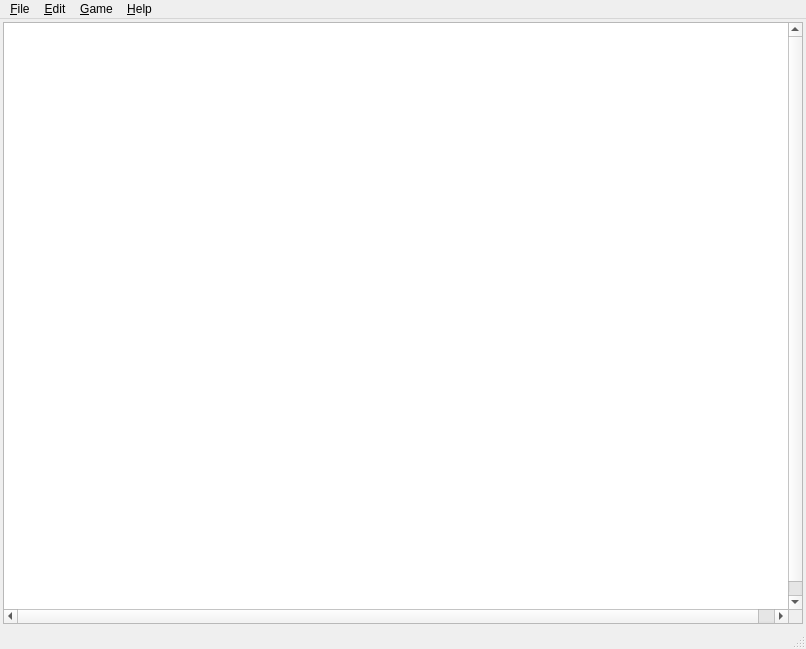
<?xml version="1.0" encoding="UTF-8"?>
<ui version="4.0">
 <class>MainWindow</class>
 <widget class="QMainWindow" name="MainWindow">
  <property name="geometry">
   <rect>
    <x>0</x>
    <y>0</y>
    <width>806</width>
    <height>649</height>
   </rect>
  </property>
  <property name="windowTitle">
   <string>GameOfLife</string>
  </property>
  <widget class="QWidget" name="centralwidget">
   <layout class="QGridLayout" name="gridLayout">
    <property name="leftMargin">
     <number>3</number>
    </property>
    <property name="topMargin">
     <number>3</number>
    </property>
    <property name="rightMargin">
     <number>3</number>
    </property>
    <property name="bottomMargin">
     <number>3</number>
    </property>
    <item row="0" column="0">
     <widget class="Viewer" name="viewer">
      <property name="minimumSize">
       <size>
        <width>300</width>
        <height>300</height>
       </size>
      </property>
      <property name="verticalScrollBarPolicy">
       <enum>Qt::ScrollBarAsNeeded</enum>
      </property>
      <property name="horizontalScrollBarPolicy">
       <enum>Qt::ScrollBarAsNeeded</enum>
      </property>
      <property name="sceneRect">
       <rectf>
        <x>0.000000000000000</x>
        <y>0.000000000000000</y>
        <width>800.000000000000000</width>
        <height>600.000000000000000</height>
       </rectf>
      </property>
      <property name="renderHints">
       <set>QPainter::Antialiasing|QPainter::TextAntialiasing</set>
      </property>
     </widget>
    </item>
   </layout>
  </widget>
  <widget class="QMenuBar" name="menubar">
   <property name="geometry">
    <rect>
     <x>0</x>
     <y>0</y>
     <width>806</width>
     <height>22</height>
    </rect>
   </property>
   <widget class="QMenu" name="menu_Help">
    <property name="title">
     <string>&amp;Help</string>
    </property>
    <addaction name="action_about"/>
    <addaction name="action_about_qt"/>
   </widget>
   <widget class="QMenu" name="menu_datei">
    <property name="title">
     <string>&amp;File</string>
    </property>
    <addaction name="action_schliessen"/>
   </widget>
   <widget class="QMenu" name="menu_Game">
    <property name="title">
     <string>&amp;Game</string>
    </property>
    <addaction name="action_start"/>
    <addaction name="action_reset"/>
    <addaction name="action_zufall"/>
    <addaction name="separator"/>
    <addaction name="action_vorwaerts"/>
    <addaction name="action_zurueck"/>
    <addaction name="action_play"/>
    <addaction name="action_stop"/>
   </widget>
   <widget class="QMenu" name="menu_Edit">
    <property name="title">
     <string>&amp;Edit</string>
    </property>
    <addaction name="action_einstellungen"/>
   </widget>
   <addaction name="menu_datei"/>
   <addaction name="menu_Edit"/>
   <addaction name="menu_Game"/>
   <addaction name="menu_Help"/>
  </widget>
  <widget class="QStatusBar" name="statusbar"/>
  <action name="action_about">
   <property name="text">
    <string>About GameOfLife</string>
   </property>
  </action>
  <action name="action_about_qt">
   <property name="text">
    <string>About QT</string>
   </property>
  </action>
  <action name="action_schliessen">
   <property name="text">
    <string>Close</string>
   </property>
  </action>
  <action name="action_vorwaerts">
   <property name="enabled">
    <bool>false</bool>
   </property>
   <property name="text">
    <string>&amp;Forward</string>
   </property>
   <property name="shortcut">
    <string>Ctrl+Right</string>
   </property>
  </action>
  <action name="action_zurueck">
   <property name="enabled">
    <bool>false</bool>
   </property>
   <property name="text">
    <string>&amp;Backward</string>
   </property>
   <property name="shortcut">
    <string>Ctrl+Left</string>
   </property>
  </action>
  <action name="action_start">
   <property name="enabled">
    <bool>false</bool>
   </property>
   <property name="text">
    <string>Start</string>
   </property>
  </action>
  <action name="action_play">
   <property name="enabled">
    <bool>false</bool>
   </property>
   <property name="text">
    <string>&amp;Play</string>
   </property>
  </action>
  <action name="action_reset">
   <property name="enabled">
    <bool>false</bool>
   </property>
   <property name="text">
    <string>Reset</string>
   </property>
  </action>
  <action name="action_stop">
   <property name="enabled">
    <bool>false</bool>
   </property>
   <property name="text">
    <string>Stop</string>
   </property>
  </action>
  <action name="action_zufall">
   <property name="enabled">
    <bool>true</bool>
   </property>
   <property name="text">
    <string>Random</string>
   </property>
  </action>
  <action name="action_einstellungen">
   <property name="text">
    <string>Preferences</string>
   </property>
  </action>
 </widget>
 <customwidgets>
  <customwidget>
   <class>Viewer</class>
   <extends>QGraphicsView</extends>
   <header>Viewer.h</header>
  </customwidget>
 </customwidgets>
 <resources/>
 <connections/>
</ui>
